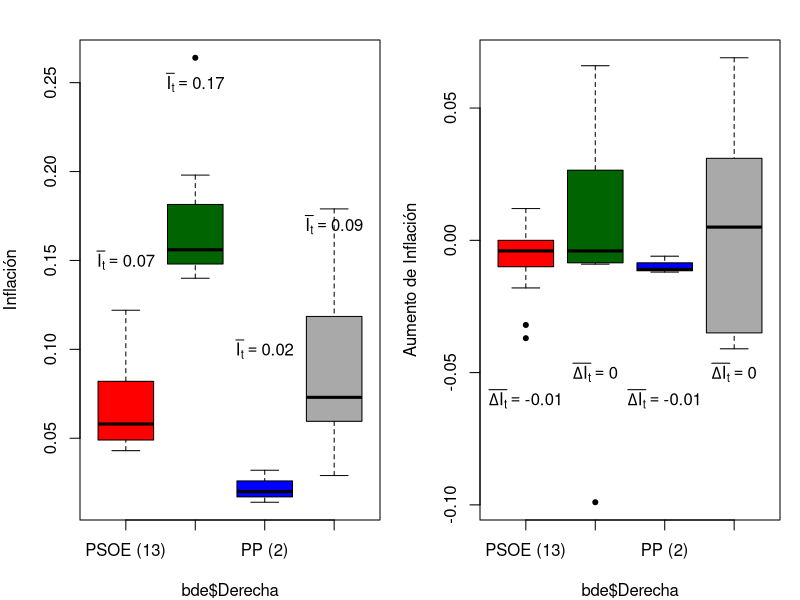

Generate this figure with R:
#figure2.R
#svg(file = "figura3.svg", width = 12, height = 4)

macro <- read.csv("TFG v0.4.csv", header = TRUE, sep = ";", dec = ",")
bde <- subset(macro[macro$BC == "BdE", ])


par(mfrow = c(1, 2), mar=c(4,4,2,1), lab= c(11, 5, 7))
boxplot(bde$It ~ bde$Derecha, data = bde, ylab = "Inflación", pch = 20,
        names = c("PSOE (13)", "UCD (7)", "PP (2)", "Dictad (11)"),
        col = c("red", "darkgreen", "blue", "darkgray"))

avg <- round(mean(bde$It[bde$Gobierno == "PSOE"]), 2)
text(1, avg+0.08, bquote(bar(I[t]) == .(avg)))

avg <- round(mean(bde$It[bde$Gobierno == "UCD"]), 2)
text(2, avg+0.08, bquote(bar(I[t]) == .(avg)))

avg <- round(mean(bde$It[bde$Gobierno == "PP"]), 2)
text(3, avg+0.08, bquote(bar(I[t]) == .(avg)))

avg <- round(mean(bde$It[bde$Gobierno == "Dictadura"]), 2)
text(4, avg+0.08, bquote(bar(I[t]) == .(avg)))


boxplot(bde$V_It ~ bde$Derecha, data = bde, ylab = "Aumento de Inflación", pch = 20,
        names = c("PSOE (13)", "UCD (7)", "PP (2)", "Dictad (11)"),
        col = c("red", "darkgreen", "blue", "darkgray"))

avg <- round(mean(bde$V_It[bde$Gobierno == "PSOE"]), 2)
text(1, avg-0.05, bquote(bar(Delta * I[t]) == .(avg)))

avg <- round(mean(bde$V_It[bde$Gobierno == "UCD"]), 2)
text(2, avg-0.05, bquote(bar(Delta * I[t]) == .(avg)))

avg <- round(mean(bde$V_It[bde$Gobierno == "PP"]), 2)
text(3, avg-0.05, bquote(bar(Delta * I[t]) == .(avg)))

avg <- round(mean(bde$V_It[bde$Gobierno == "Dictadura"]), 2)
text(4, avg-0.05, bquote(bar(Delta * I[t]) == .(avg)))



#dev.off()
